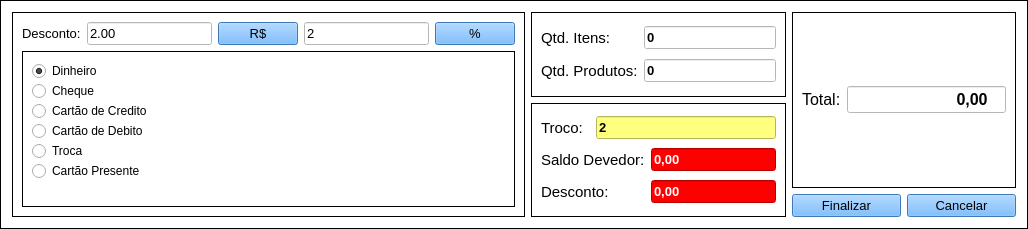
               <widget class="QFrame" name="frame_58">
                <property name="styleSheet">
                 <string notr="true">background-color: rgb(255, 255, 255);</string>
                </property>
                <property name="frameShape">
                 <enum>QFrame::Box</enum>
                </property>
                <property name="frameShadow">
                 <enum>QFrame::Plain</enum>
                </property>
                <layout class="QGridLayout" name="gridLayout_78">
                 <item row="0" column="0" rowspan="3">
                  <widget class="QFrame" name="frame_59">
                   <property name="frameShape">
                    <enum>QFrame::Box</enum>
                   </property>
                   <property name="frameShadow">
                    <enum>QFrame::Plain</enum>
                   </property>
                   <layout class="QGridLayout" name="gridLayout_79">
                    <item row="0" column="0">
                     <widget class="QLabel" name="label_29">
                      <property name="font">
                       <font>
                        <pointsize>10</pointsize>
                       </font>
                      </property>
                      <property name="styleSheet">
                       <string notr="true">color: rgb(0, 0, 0);</string>
                      </property>
                      <property name="text">
                       <string>Desconto:</string>
                      </property>
                     </widget>
                    </item>
                    <item row="0" column="1">
                     <widget class="QLineEdit" name="desconto_2">
                      <property name="enabled">
                       <bool>true</bool>
                      </property>
                      <property name="font">
                       <font>
                        <pointsize>10</pointsize>
                        <weight>50</weight>
                        <bold>false</bold>
                       </font>
                      </property>
                      <property name="styleSheet">
                       <string notr="true"/>
                      </property>
                      <property name="text">
                       <string>2.00</string>
                      </property>
                     </widget>
                    </item>
                    <item row="0" column="2">
                     <widget class="QPushButton" name="pushButton_4">
                      <property name="font">
                       <font>
                        <pointsize>10</pointsize>
                        <weight>50</weight>
                        <bold>false</bold>
                       </font>
                      </property>
                      <property name="styleSheet">
                       <string notr="true">background-color: rgb(85, 170, 255);</string>
                      </property>
                      <property name="text">
                       <string>R$</string>
                      </property>
                     </widget>
                    </item>
                    <item row="0" column="3">
                     <widget class="QLineEdit" name="porcento_2">
                      <property name="enabled">
                       <bool>true</bool>
                      </property>
                      <property name="font">
                       <font>
                        <pointsize>10</pointsize>
                        <weight>50</weight>
                        <bold>false</bold>
                       </font>
                      </property>
                      <property name="styleSheet">
                       <string notr="true"/>
                      </property>
                      <property name="text">
                       <string>2</string>
                      </property>
                     </widget>
                    </item>
                    <item row="0" column="4">
                     <widget class="QPushButton" name="pushButton_5">
                      <property name="font">
                       <font>
                        <pointsize>10</pointsize>
                       </font>
                      </property>
                      <property name="styleSheet">
                       <string notr="true">background-color: rgb(85, 170, 255);</string>
                      </property>
                      <property name="text">
                       <string>%</string>
                      </property>
                     </widget>
                    </item>
                    <item row="1" column="0" colspan="5">
                     <widget class="QFrame" name="frame_60">
                      <property name="frameShape">
                       <enum>QFrame::Box</enum>
                      </property>
                      <property name="frameShadow">
                       <enum>QFrame::Plain</enum>
                      </property>
                      <layout class="QGridLayout" name="gridLayout_80">
                       <item row="0" column="0">
                        <layout class="QVBoxLayout" name="verticalLayout_3">
                         <property name="spacing">
                          <number>0</number>
                         </property>
                         <property name="bottomMargin">
                          <number>16</number>
                         </property>
                         <item>
                          <widget class="QRadioButton" name="radioButton_7">
                           <property name="text">
                            <string>Dinheiro</string>
                           </property>
                           <property name="checked">
                            <bool>true</bool>
                           </property>
                          </widget>
                         </item>
                         <item>
                          <widget class="QRadioButton" name="radioButton_8">
                           <property name="text">
                            <string>Cheque</string>
                           </property>
                          </widget>
                         </item>
                         <item>
                          <widget class="QRadioButton" name="radioButton_9">
                           <property name="text">
                            <string>Cartão de Credito</string>
                           </property>
                          </widget>
                         </item>
                         <item>
                          <widget class="QRadioButton" name="radioButton_10">
                           <property name="text">
                            <string>Cartão de Debito</string>
                           </property>
                          </widget>
                         </item>
                         <item>
                          <widget class="QRadioButton" name="radioButton_11">
                           <property name="text">
                            <string>Troca</string>
                           </property>
                          </widget>
                         </item>
                         <item>
                          <widget class="QRadioButton" name="radioButton_12">
                           <property name="text">
                            <string>Cartão Presente</string>
                           </property>
                          </widget>
                         </item>
                        </layout>
                       </item>
                      </layout>
                     </widget>
                    </item>
                   </layout>
                  </widget>
                 </item>
                 <item row="0" column="1">
                  <widget class="QFrame" name="frame_61">
                   <property name="frameShape">
                    <enum>QFrame::Box</enum>
                   </property>
                   <property name="frameShadow">
                    <enum>QFrame::Plain</enum>
                   </property>
                   <layout class="QGridLayout" name="gridLayout_81">
                    <item row="0" column="0">
                     <widget class="QLabel" name="label_35">
                      <property name="font">
                       <font>
                        <pointsize>11</pointsize>
                       </font>
                      </property>
                      <property name="styleSheet">
                       <string notr="true">color: rgb(0, 0, 0);</string>
                      </property>
                      <property name="text">
                       <string>Qtd. Itens:</string>
                      </property>
                     </widget>
                    </item>
                    <item row="0" column="1">
                     <widget class="QLineEdit" name="porcento_3">
                      <property name="enabled">
                       <bool>true</bool>
                      </property>
                      <property name="font">
                       <font>
                        <pointsize>10</pointsize>
                        <weight>75</weight>
                        <bold>true</bold>
                       </font>
                      </property>
                      <property name="styleSheet">
                       <string notr="true"/>
                      </property>
                      <property name="text">
                       <string>0</string>
                      </property>
                     </widget>
                    </item>
                    <item row="1" column="0">
                     <widget class="QLabel" name="label_116">
                      <property name="font">
                       <font>
                        <pointsize>11</pointsize>
                       </font>
                      </property>
                      <property name="styleSheet">
                       <string notr="true">color: rgb(0, 0, 0);</string>
                      </property>
                      <property name="text">
                       <string>Qtd. Produtos:</string>
                      </property>
                     </widget>
                    </item>
                    <item row="1" column="1">
                     <widget class="QLineEdit" name="porcento_4">
                      <property name="enabled">
                       <bool>true</bool>
                      </property>
                      <property name="font">
                       <font>
                        <pointsize>10</pointsize>
                        <weight>75</weight>
                        <bold>true</bold>
                       </font>
                      </property>
                      <property name="styleSheet">
                       <string notr="true"/>
                      </property>
                      <property name="text">
                       <string>0</string>
                      </property>
                     </widget>
                    </item>
                   </layout>
                  </widget>
                 </item>
                 <item row="0" column="2" rowspan="2" colspan="2">
                  <widget class="QFrame" name="frame_62">
                   <property name="frameShape">
                    <enum>QFrame::Box</enum>
                   </property>
                   <property name="frameShadow">
                    <enum>QFrame::Plain</enum>
                   </property>
                   <layout class="QGridLayout" name="gridLayout_82">
                    <item row="0" column="0">
                     <widget class="QLabel" name="label_117">
                      <property name="font">
                       <font>
                        <pointsize>12</pointsize>
                        <weight>50</weight>
                        <bold>false</bold>
                       </font>
                      </property>
                      <property name="styleSheet">
                       <string notr="true">color: rgb(0, 0, 0);</string>
                      </property>
                      <property name="text">
                       <string>Total:</string>
                      </property>
                     </widget>
                    </item>
                    <item row="0" column="1">
                     <widget class="QLineEdit" name="total_2">
                      <property name="enabled">
                       <bool>true</bool>
                      </property>
                      <property name="font">
                       <font>
                        <pointsize>12</pointsize>
                        <weight>75</weight>
                        <bold>true</bold>
                       </font>
                      </property>
                      <property name="styleSheet">
                       <string notr="true"/>
                      </property>
                      <property name="text">
                       <string>                        0,00  </string>
                      </property>
                     </widget>
                    </item>
                   </layout>
                  </widget>
                 </item>
                 <item row="1" column="1" rowspan="2">
                  <widget class="QFrame" name="frame_63">
                   <property name="frameShape">
                    <enum>QFrame::Box</enum>
                   </property>
                   <property name="frameShadow">
                    <enum>QFrame::Plain</enum>
                   </property>
                   <layout class="QGridLayout" name="gridLayout_83">
                    <item row="0" column="0">
                     <widget class="QLabel" name="label_118">
                      <property name="font">
                       <font>
                        <pointsize>11</pointsize>
                       </font>
                      </property>
                      <property name="styleSheet">
                       <string notr="true">color: rgb(0, 0, 0);</string>
                      </property>
                      <property name="text">
                       <string>Troco:</string>
                      </property>
                     </widget>
                    </item>
                    <item row="0" column="1" colspan="2">
                     <widget class="QLineEdit" name="porcento_5">
                      <property name="enabled">
                       <bool>true</bool>
                      </property>
                      <property name="font">
                       <font>
                        <pointsize>10</pointsize>
                        <weight>75</weight>
                        <bold>true</bold>
                       </font>
                      </property>
                      <property name="styleSheet">
                       <string notr="true">background-color: rgb(255, 255, 127);
color: rgb(0, 0, 0);</string>
                      </property>
                      <property name="text">
                       <string>2</string>
                      </property>
                     </widget>
                    </item>
                    <item row="1" column="0" colspan="2">
                     <widget class="QLabel" name="label_119">
                      <property name="font">
                       <font>
                        <pointsize>11</pointsize>
                       </font>
                      </property>
                      <property name="styleSheet">
                       <string notr="true">color: rgb(0, 0, 0);</string>
                      </property>
                      <property name="text">
                       <string>Saldo Devedor:</string>
                      </property>
                     </widget>
                    </item>
                    <item row="1" column="2">
                     <widget class="QLineEdit" name="porcento_6">
                      <property name="enabled">
                       <bool>true</bool>
                      </property>
                      <property name="font">
                       <font>
                        <pointsize>10</pointsize>
                        <weight>75</weight>
                        <bold>true</bold>
                       </font>
                      </property>
                      <property name="styleSheet">
                       <string notr="true">background-color: rgb(255, 0, 0);
color: rgb(255, 255, 255);</string>
                      </property>
                      <property name="text">
                       <string>0,00</string>
                      </property>
                     </widget>
                    </item>
                    <item row="2" column="0" colspan="2">
                     <widget class="QLabel" name="label_120">
                      <property name="font">
                       <font>
                        <pointsize>11</pointsize>
                       </font>
                      </property>
                      <property name="styleSheet">
                       <string notr="true">color: rgb(0, 0, 0);</string>
                      </property>
                      <property name="text">
                       <string>Desconto:</string>
                      </property>
                     </widget>
                    </item>
                    <item row="2" column="2">
                     <widget class="QLineEdit" name="porcento_7">
                      <property name="enabled">
                       <bool>true</bool>
                      </property>
                      <property name="font">
                       <font>
                        <pointsize>10</pointsize>
                        <weight>75</weight>
                        <bold>true</bold>
                       </font>
                      </property>
                      <property name="styleSheet">
                       <string notr="true">background-color: rgb(255, 0, 0);
color: rgb(255, 255, 255);</string>
                      </property>
                      <property name="text">
                       <string>0,00</string>
                      </property>
                     </widget>
                    </item>
                   </layout>
                  </widget>
                 </item>
                 <item row="2" column="2">
                  <widget class="QPushButton" name="finalizar_2">
                   <property name="font">
                    <font>
                     <pointsize>10</pointsize>
                    </font>
                   </property>
                   <property name="styleSheet">
                    <string notr="true">background-color: rgb(85, 170, 255);</string>
                   </property>
                   <property name="text">
                    <string>Finalizar</string>
                   </property>
                   <property name="icon">
                    <iconset>
                     <normaloff>../Imagens/vendaavista.ico</normaloff>../Imagens/vendaavista.ico</iconset>
                   </property>
                   <property name="iconSize">
                    <size>
                     <width>30</width>
                     <height>32</height>
                    </size>
                   </property>
                  </widget>
                 </item>
                 <item row="2" column="3">
                  <widget class="QPushButton" name="cancelar_2">
                   <property name="font">
                    <font>
                     <pointsize>10</pointsize>
                    </font>
                   </property>
                   <property name="styleSheet">
                    <string notr="true">background-color: rgb(85, 170, 255);</string>
                   </property>
                   <property name="text">
                    <string>Cancelar</string>
                   </property>
                   <property name="icon">
                    <iconset>
                     <normaloff>../Imagens/Atualizar.png</normaloff>../Imagens/Atualizar.png</iconset>
                   </property>
                   <property name="iconSize">
                    <size>
                     <width>32</width>
                     <height>30</height>
                    </size>
                   </property>
                  </widget>
                 </item>
                </layout>
               </widget>
